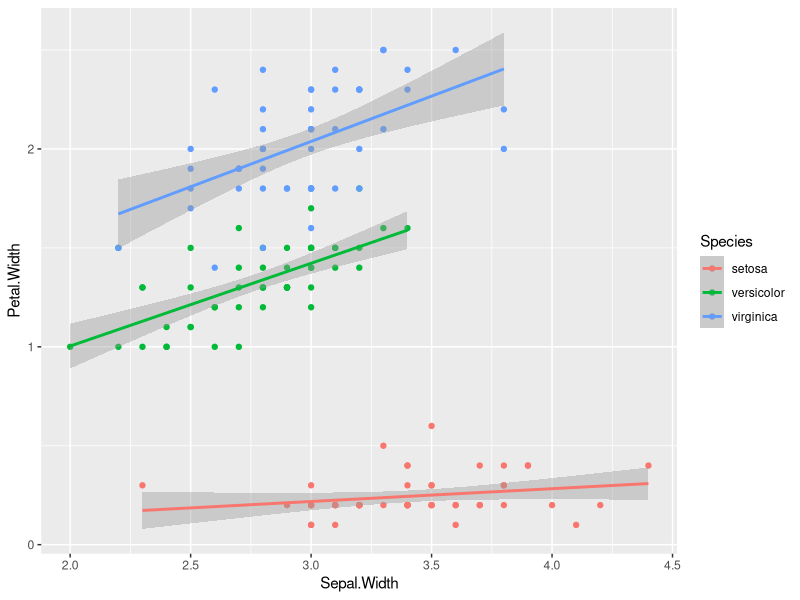

Generate this figure with R:
# Постройте scatterplot по данным iris, сохранив его в переменную my_plot : 
# Ось X - переменная Sepal.Width
# Ось Y -  переменная Petal.Width
# Цвет точек - переменная Species
# Также добавьте линейное сглаживание для каждой группы наблюдений по переменной Species.

library(ggplot2)
my_plot <- ggplot(iris, aes(x=Sepal.Width, y=Petal.Width, col = Species))+
  geom_point()+
  geom_smooth(formula = y ~ x, method = "lm")
my_plot




